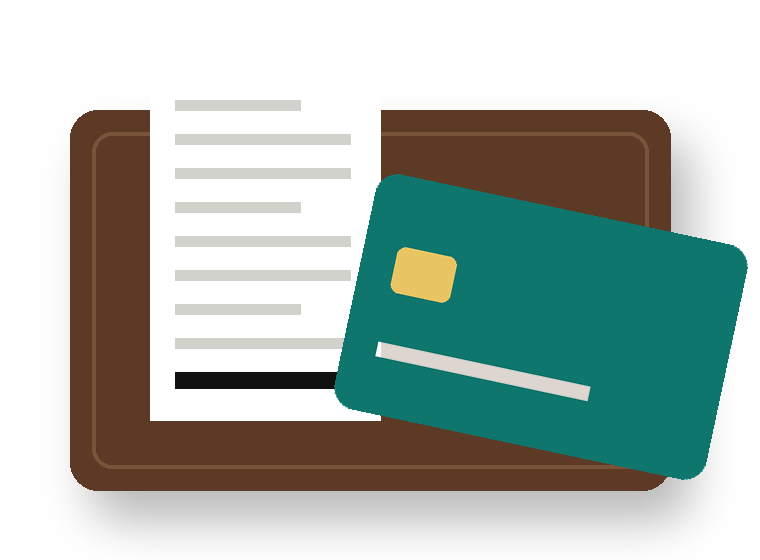
#> input picture assets/art/bill-folder.png, 760 x 560 px
$ python -i reel.py   (imports and definitions only)
#> lines starting #> are read from the running program, lines starting #| are printed output that depends on the picture
"""Turn a post's rendered slides into one 9:16 reel: each slide framed for the reel screen and held for a fixed
time to read it, with a short crossfade between screens.

ffmpeg comes from the imageio-ffmpeg wheel (no system install, same binary locally and in Actions). The reel is
silent with an empty audio track; trending audio, if any, is the owner's call in the Instagram app."""
from __future__ import annotations

import subprocess
from pathlib import Path

from PIL import Image


REEL = (1080, 1920)
TOP = 220            # the 4:5 slide sits high: Instagram's caption, handle and buttons cover the bottom of a reel
COVER_HOLD = 2.0     # the hook stops the scroll; it is not read slowly (owner: 3s was too slow)
SETTLE = 1.0         # owner, 9 Nov 2026: a fixed 5s was too fast on long screens. Time to land on the screen,
WORDS_PER_SEC = 3.0  # then reading at a phone pace of 3 words a second (about 180 a minute)
MIN_HOLD = 4.0       # even a short punch line stays long enough to land
SLIDE_HOLD = 5.0     # only when a screen's words are unknown
FADE = 0.3
FPS = 30


def hold(text: str) -> float:
    """Seconds one reading screen stays up: long enough to read every word on it once, at a phone pace."""
    words = len(text.split())
    return round(max(MIN_HOLD, SETTLE + words / WORDS_PER_SEC), 1) if words else SLIDE_HOLD


def holds(alt_texts: list[str], n: int) -> list[float]:
    """Seconds on screen for each of n slides: the cover, then every reading slide and the end card, each timed to
    its own words (the alt texts carry each screen's words)."""
    return [COVER_HOLD] + [hold(alt_texts[i] if i < len(alt_texts) else "") for i in range(1, n)]


def frame(slide: Path, out: Path) -> Path:
    """The 1080x1350 slide on a 1080x1920 screen, the bands filled with the slide's own edge colour so it reads as one."""
#> called with slide = '../assets/art/bill-folder.png', out = 'out.png'
    img = Image.open(slide).convert("RGB")
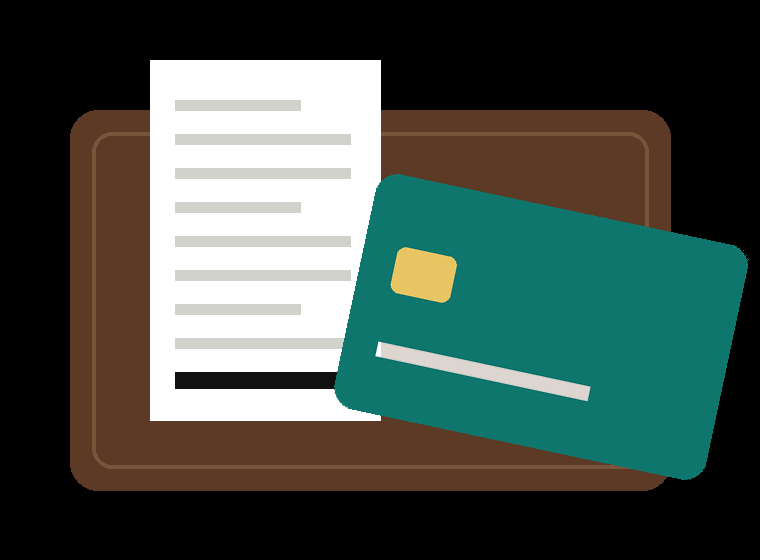
#> img: PIL image 760x560 RGB; mean R, G, B 68.3, 81.6, 75.1
    screen = Image.new("RGB", REEL, img.getpixel((4, 4)))
#> screen: PIL image 1080x1920 RGB; every value is 0
    bottom = img.getpixel((4, img.height - 4))
#> bottom = (0, 0, 0)
    screen.paste(Image.new("RGB", (REEL[0], REEL[1] - TOP - img.height), bottom), (0, TOP + img.height))
    screen.paste(img, (0, TOP))
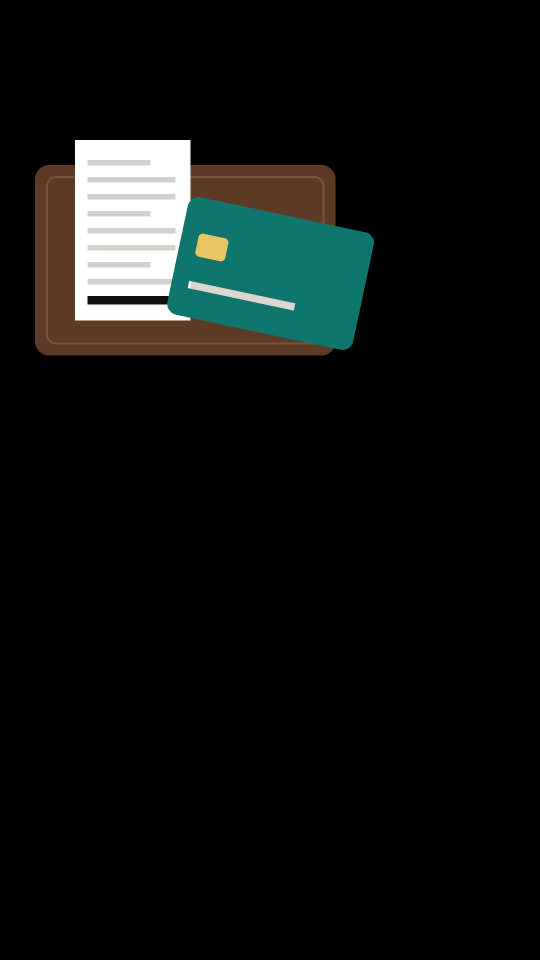
#> screen: PIL image 1080x1920 RGB (shown at 1/2 size); mean R, G, B 14, 16.8, 15.4
    screen.save(out, "JPEG", quality=95)
    return out


def ffmpeg() -> str:
    import imageio_ffmpeg
    return imageio_ffmpeg.get_ffmpeg_exe()


def build(slides: list[Path], alt_texts: list[str], out: Path) -> tuple[Path, float]:
    """Write the reel to `out`; returns the path and its length in seconds."""
    durs = holds(alt_texts, len(slides))
    frames = [frame(s, s.with_name(s.stem + "_reel.jpg")) for s in slides]
    cmd = [ffmpeg(), "-y", "-loglevel", "error"]
    for f, d in zip(frames, durs):
        cmd += ["-loop", "1", "-framerate", str(FPS), "-t", f"{d + FADE:.2f}", "-i", str(f)]
    cmd += ["-f", "lavfi", "-i", "anullsrc=channel_layout=stereo:sample_rate=44100"]
    chain, last, offset = [], "[0:v]", 0.0
    for k in range(1, len(frames)):
        offset += durs[k - 1]
        chain.append(f"{last}[{k}:v]xfade=transition=fade:duration={FADE}:offset={offset:.2f}[v{k}]")
        last = f"[v{k}]"
    total = round(sum(durs) + FADE, 2)
    graph = ";".join(chain) + (";" if chain else "") + f"{last}scale=out_range=tv,format=yuv420p[v]"
    cmd += ["-filter_complex", graph, "-map", "[v]", "-map", f"{len(frames)}:a", "-t", f"{total:.2f}",
            "-c:v", "libx264", "-preset", "medium", "-crf", "20", "-pix_fmt", "yuv420p", "-color_range", "tv",
            "-r", str(FPS), "-c:a", "aac", "-b:a", "128k",
            "-shortest", "-movflags", "+faststart", str(out)]
    subprocess.run(cmd, check=True, capture_output=True, text=True)
    for f in frames:
        f.unlink(missing_ok=True)
    return out, total

>>> result = frame('../assets/art/bill-folder.png', 'out.png')

$ run again, on assets/art/car-gate.png
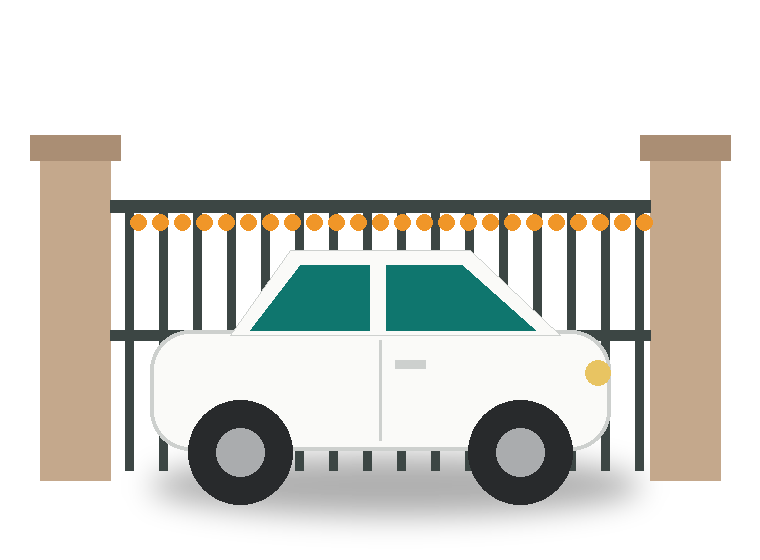
#> input picture assets/art/car-gate.png, 760 x 560 px
#> in frame, `img = Image.open(slide).convert("RGB")`:
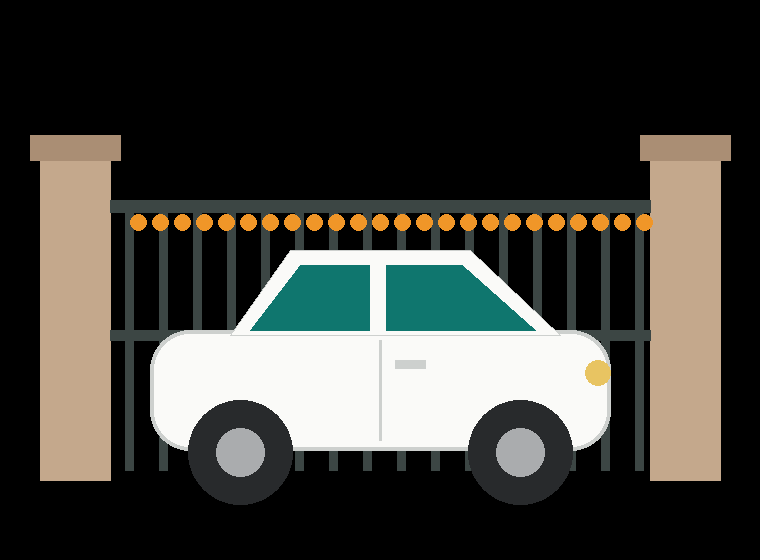
#> img: PIL image 760x560 RGB; mean R, G, B 62.6, 62.1, 56.8
#> bottom = (0, 0, 0)
#> in frame, `screen.paste(img, (0, TOP))`:
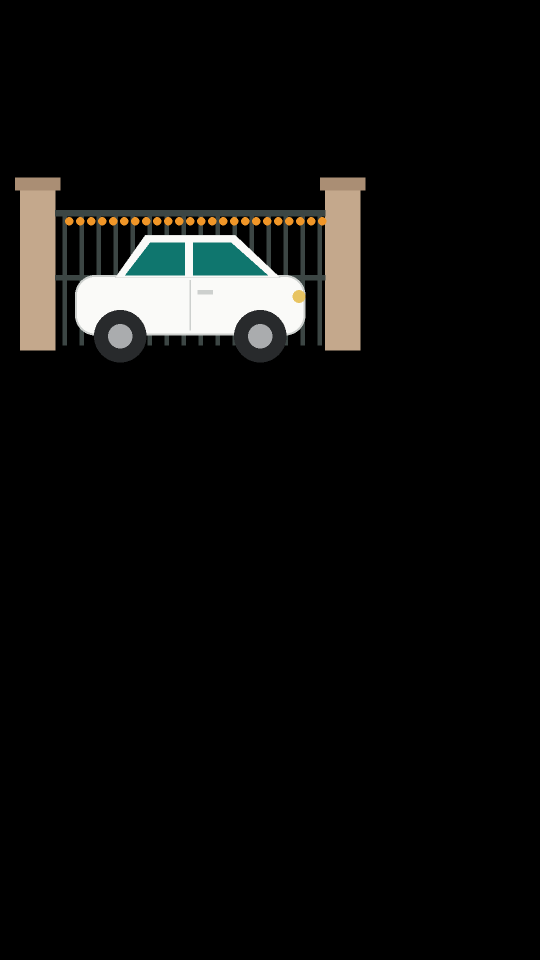
#> screen: PIL image 1080x1920 RGB (shown at 1/2 size); mean R, G, B 12.8, 12.7, 11.7

$ run again, on assets/art/door-ajar.png
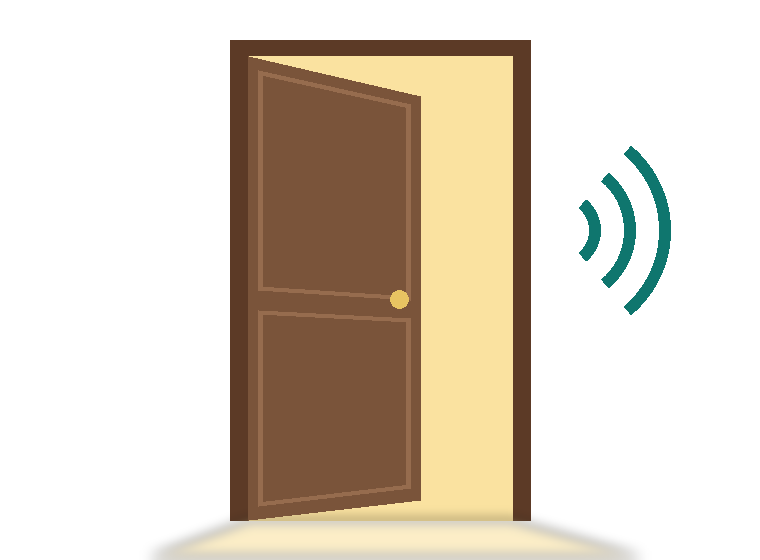
#> input picture assets/art/door-ajar.png, 760 x 560 px
#> in frame, `img = Image.open(slide).convert("RGB")`:
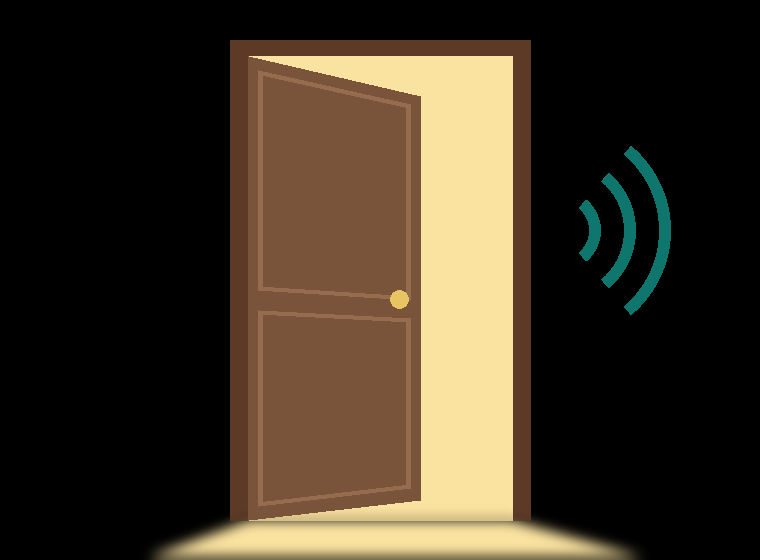
#> img: PIL image 760x560 RGB; mean R, G, B 62.5, 51.6, 36.4
#> bottom = (0, 0, 0)
#> in frame, `screen.paste(img, (0, TOP))`:
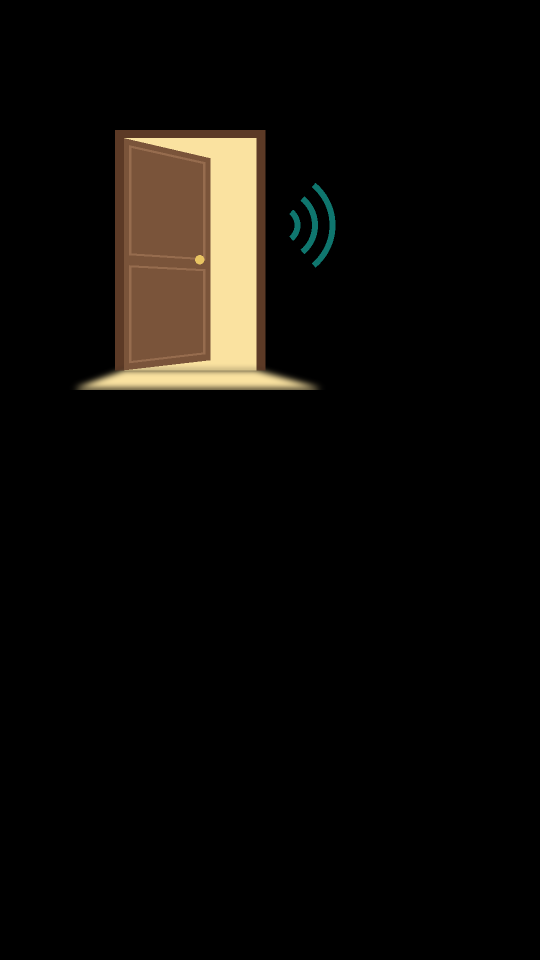
#> screen: PIL image 1080x1920 RGB (shown at 1/2 size); mean R, G, B 12.8, 10.6, 7.5
